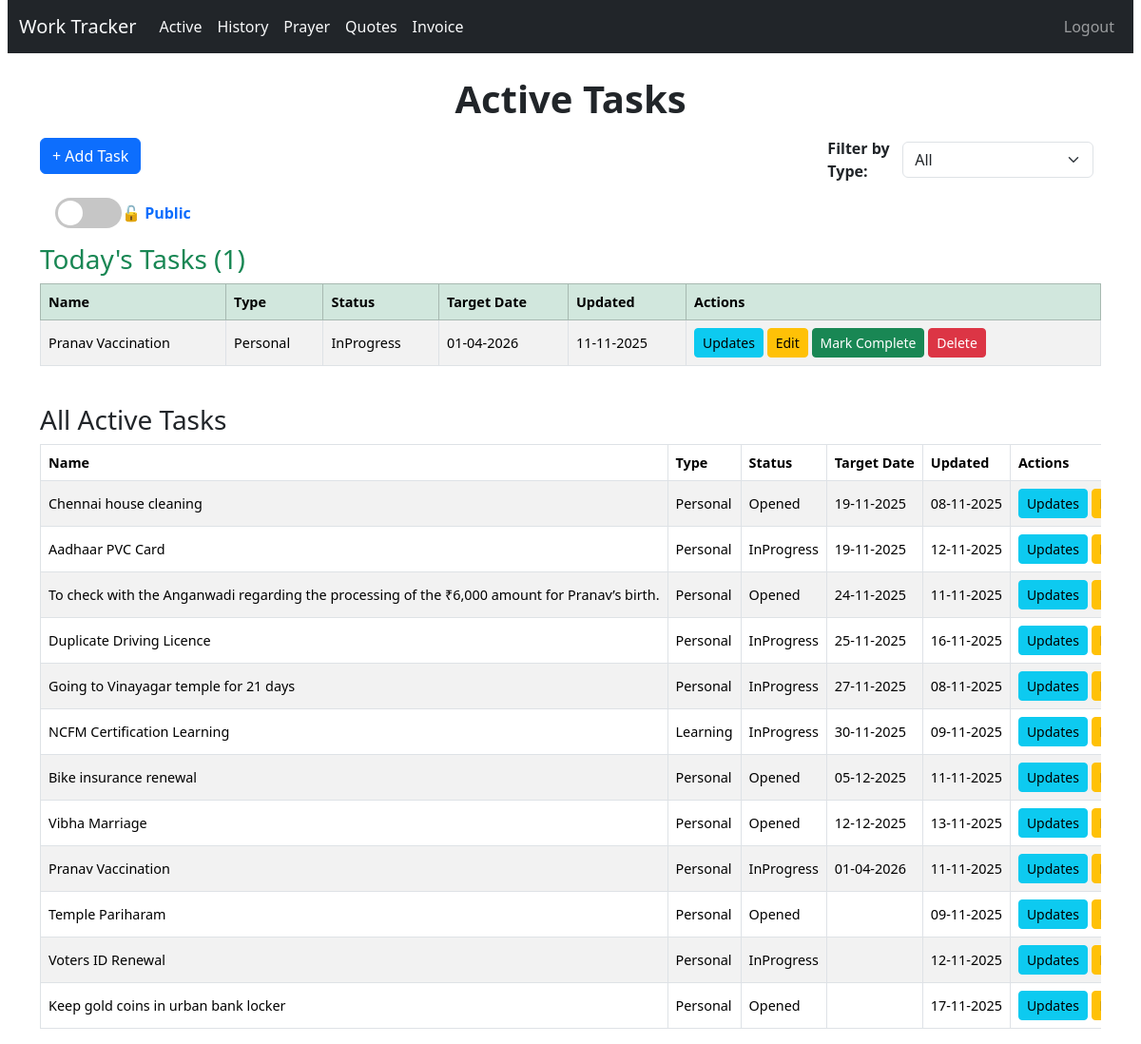
Page / (signed in) on the earlier database version.
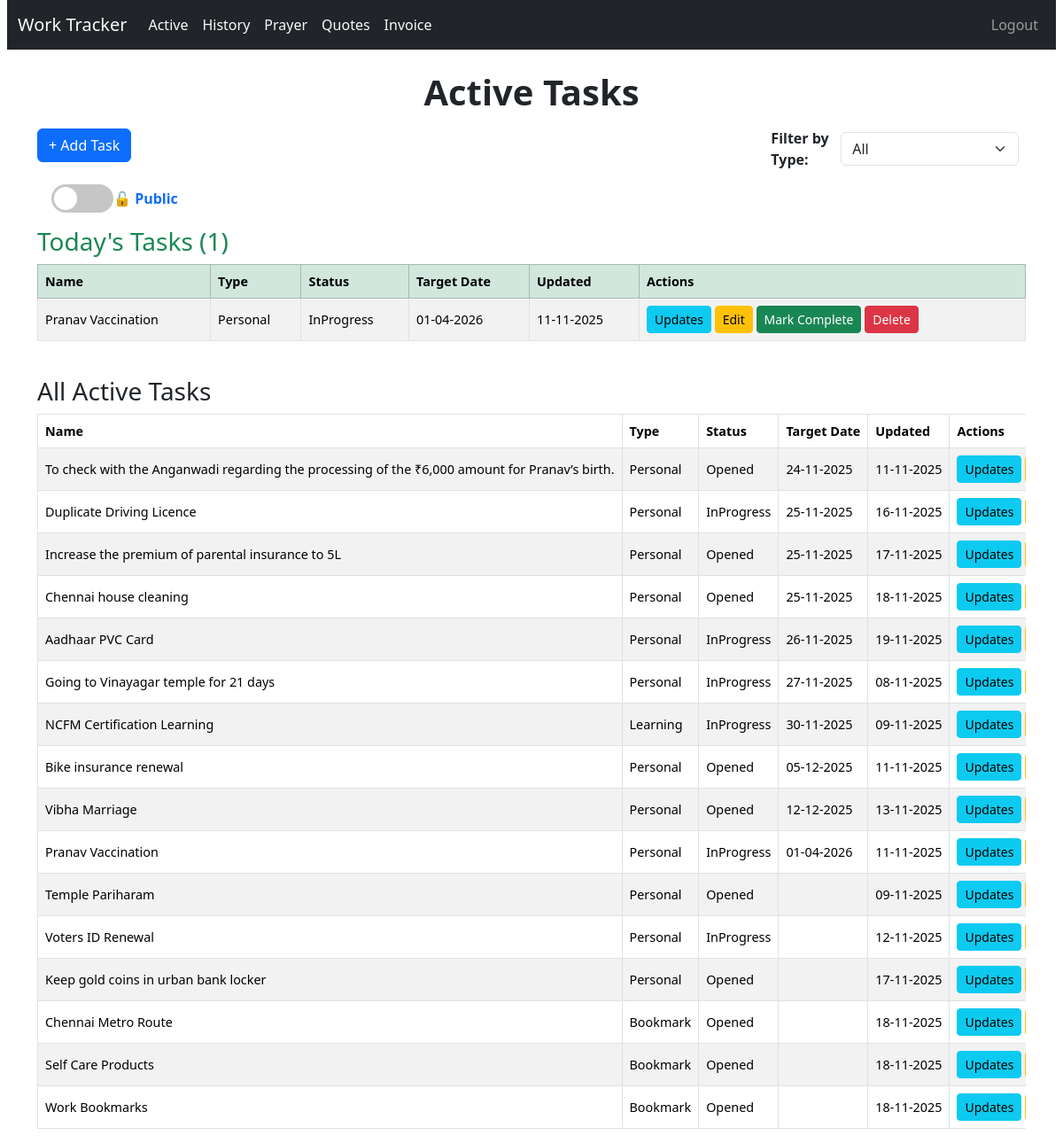
Same page on the later database version.
### tracker/models.py (models this page shows, shortened)
class Task(models.Model):
    STATUS_CHOICES = [
        ('Opened', 'Opened'),
        ('InProgress', 'In Progress'),
        ('Completed', 'Completed'),
    ]
    name = models.CharField(max_length=200)
    status = models.CharField(max_length=20, choices=STATUS_CHOICES, default='Opened')
    task_type = models.ForeignKey(TaskType, on_delete=models.CASCADE)
    started_date = models.DateField(auto_now_add=True)
    updated_date = models.DateField(auto_now=True)
    completed_date = models.DateField(null=True, blank=True)
    target_date = models.DateField(default=timezone.now, null=True, blank=True)
    is_private = models.BooleanField(default=False)

class TaskType(models.Model):
    name = models.CharField(max_length=50, unique=True)
    class Meta:
        ordering = ['name']

### tracker/views.py (the view)
# urls.py: path('', views.TaskListView.as_view(), name='task_list'),
class TaskListView(LoginRequiredMixin, ListView):
    model = Task
    template_name = 'tracker/task_list.html'
    context_object_name = 'tasks'
    def get_queryset(self):
        queryset = Task.objects.exclude(status='Completed')
        view_mode = self.request.GET.get('view', 'public')
        if view_mode == "public":
            queryset = queryset.filter(is_private=False)
        elif view_mode == "private":
            queryset = queryset.filter(is_private=True)
        task_type_id = self.request.GET.get('task_type')
        if task_type_id:
            queryset = queryset.filter(task_type_id=task_type_id)
        return queryset.order_by(F('target_date').asc(nulls_last=True), 'updated_date', 'name')
    def get_context_data(self, **kwargs):
        context = super().get_context_data(**kwargs)
        task_type_id = self.request.GET.get('task_type')
        context['task_types'] = TaskType.objects.all()
        context['selected_type'] = int(task_type_id) if task_type_id else None
        view_mode = self.request.GET.get('view', 'public')
        context['view_mode'] = view_mode
        today = timezone.localdate()
        today_tasks = Task.objects.filter(
            target_date=today
        ).exclude(status='Completed')
        if view_mode == "public":
            today_tasks = today_tasks.filter(is_private=False)
        elif view_mode == "private":
            today_tasks = today_tasks.filter(is_private=True)
        if task_type_id:
            today_tasks = today_tasks.filter(task_type_id=task_type_id)
        context['today_tasks'] = today_tasks.order_by('name')
        return context

### templates/tracker/task_list.html (shortened to what this page needs)
{% extends 'base.html' %}
{% load static %}
{% block style %}
<link rel="stylesheet" href="{% static 'css/task_list.css' %}">
{% endblock %}
{% block content %}
<h1>Active Tasks</h1>
<div class="d-flex flex-wrap align-items-center justify-content-between mb-3">
  <a href="{% url 'tracker:task_create' %}" class="btn btn-primary mb-2">+ Add Task</a>
  <form method="get" class="d-flex align-items-center">
    <label for="task_type" class="me-2 fw-bold">Filter by Type:</label>
    <select name="task_type" id="task_type" class="form-select me-2" style="min-width: 160px;" onchange="this.form.submit()">
      <option value="">All</option>
    </select>
  </form>
</div>
<div class="toggle-container mb-3 ms-3">
  <a href="?view={% if view_mode == 'public' %}private{% else %}public{% endif %}{% if selected_type %}&task_type={{ selected_type }}{% endif %}"
     class="text-decoration-none d-flex align-items-center">
    <div class="toggle-switch {% if view_mode == 'private' %}active{% endif %}">
      <div class="toggle-circle"></div>
    </div>
    <span class="toggle-label">
      {% if view_mode == 'private' %}
        🔒 Private
      {% else %}
        🔓 Public
      {% endif %}
    </span>
  </a>
</div>
{% if today_tasks %}
  <h3 class="text-success mb-2">Today's Tasks ({{ today_tasks|length }})</h3>
  <div class="table-responsive mb-4">
    <table class="table table-bordered table-striped align-middle text-nowrap">
      <thead class="table-success">
        <tr>
          <th>Name</th>
          <th>Type</th>
          <th>Status</th>
          <th>Target Date</th>
          <th>Updated</th>
          <th>Actions</th>
        </tr>
      </thead>
      <tbody>
        {% for task in today_tasks %}
        <tr>
          <td>{{ task.name }}</td>
          <td>{{ task.task_type.name }}</td>
          <td>{{ task.status }}</td>
          <td>{{ task.target_date|date:"d-m-Y" }}</td>
          <td>{{ task.updated_date|date:"d-m-Y" }}</td>
          <td>
            <a href="{% url 'tracker:update_list' task.id %}" class="btn btn-sm btn-info">Updates</a>
            <a href="{% url 'tracker:task_update' task.id %}" class="btn btn-sm btn-warning">Edit</a>
            <a href="{% url 'tracker:mark_task_complete' task.id %}" class="btn btn-sm btn-success">Mark Complete</a>
            <a href="{% url 'tracker:task_delete' task.id %}" class="btn btn-sm btn-danger">Delete</a>
          </td>
        </tr>
        {% endfor %}
      </tbody>
    </table>
  </div>
{% endif %}
<h3>All Active Tasks</h3>
<div class="table-responsive">
  <table class="table table-striped table-bordered align-middle text-nowrap">
    <thead>
      <tr>
        <th>Name</th>
        <th>Type</th>
        <th>Status</th>
        <th>Target Date</th>
        <th>Updated</th>
        <th>Actions</th>
      </tr>
    </thead>
    <tbody>
      {% for task in tasks %}
      <tr>
        <td>{{ task.name }}</td>
        <td>{{ task.task_type.name }}</td>
        <td>{{ task.status }}</td>
        <td>{{ task.target_date|date:"d-m-Y" }}</td>
        <td>{{ task.updated_date|date:"d-m-Y" }}</td>
        <td>
          <a href="{% url 'tracker:update_list' task.id %}" class="btn btn-sm btn-info">Updates</a>
          <a href="{% url 'tracker:task_update' task.id %}" class="btn btn-sm btn-warning">Edit</a>
        </td>
      </tr>
      {% empty %}
        <tr><td colspan="6" class="text-center text-muted">No tasks found</td></tr>
      {% endfor %}
    </tbody>
  </table>
</div>
{% endblock %}

### templates/base.html (shortened to what this page needs)
{% load static %}
<!DOCTYPE html>
<html>
<head>
  <link href="https://cdn.jsdelivr.net/npm/bootstrap@5.3.3/dist/css/bootstrap.min.css" rel="stylesheet">
  <link rel="stylesheet" href="https://cdn.jsdelivr.net/npm/bootstrap-icons@1.11.1/font/bootstrap-icons.css">
  <link rel="stylesheet" href="{% static 'css/base.css' %}">
  {% block style %}{% endblock %}
</head>
<body>
<nav class="navbar navbar-expand-lg navbar-dark bg-dark">
  <div class="container-fluid">
    <a class="navbar-brand text-light" href='{% url "tracker:task_list" %}'>Work Tracker</a>
    {% if request.user.is_authenticated %}
      <div class="collapse navbar-collapse" id="navbarNav">
        <ul class="navbar-nav">
          <li class="nav-item">
            <a class="nav-link text-light" href="{% url 'tracker:task_list' %}">Active</a>
          </li>
        </ul>
        <ul class="navbar-nav">
          <li class="nav-item">
            <a class="nav-link text-light" href="{% url 'tracker:task_history' %}">History</a>
          </li>
        </ul>
        <ul class="navbar-nav">
          <li class="nav-item">
            <a class="nav-link text-light" href="{% url 'tracker:prayer' %}">Prayer</a>
          </li>
        </ul>
        <ul class="navbar-nav">
          <li class="nav-item">
            <a class="nav-link text-light" href="{% url 'tracker:quotes' %}">Quotes</a>
          </li>
        </ul>
            <ul class="navbar-nav">
          <li class="nav-item">
            <a class="nav-link text-light" href="{% url 'invoice:invoice_form' %}">Invoice</a>
          </li>
        </ul>
      </div>
    {% endif %}
    <div class="collapse navbar-collapse" id="navbarNav">
      <ul class="navbar-nav ms-auto mb-2 mb-lg-0">
        {% if request.user.is_authenticated %}
        <li class="nav-item">
          <a class="nav-link" href='{% url "logout" %}'>Logout</a>
        </li>
        {% endif %}
      </ul>
    </div>
  </div>
</nav>
<div class="container">
  <br />
  {% block content %}{% endblock %}
</div>
</body>
</html>

### static/css/base.css (style rules this page uses)
body { padding: 0 8px; }
h1 { text-align: center; font-weight: 600; margin-bottom: 1rem; }
.table td, .table th { vertical-align: middle; font-size: 0.9rem; }

### static/css/task_list.css (style rules this page uses)
.toggle-container { display: flex; align-items: center; gap: 12px; cursor: pointer; }
.toggle-switch { position: relative; width: 70px; height: 32px; background: #c6c6c6; border-radius: 50px; transition: background 0.3s ease; }
.toggle-circle { position: absolute; top: 3px; left: 3px; width: 26px; height: 26px; background: white; border-radius: 50%; transition: transform 0.3s ease; }
.toggle-label { font-weight: bold; font-size: 1rem; display: flex; align-items: center; gap: 6px; }

Differences in the rows shown:
shown differently, row unchanged: Task (number 2 of 16 on the later page): moves up the list
shown differently, row unchanged: Task "Duplicate Driving Licence": moves up the list
added Task: name "Increase the premium of parental insurance to 5L", task_type.name "Personal", status "Opened", target_date "25-11-2025", updated_date "17-11-2025", shown under "All Active Tasks"
changed Task "Chennai house cleaning": target_date "19-11-2025" → "25-11-2025"; updated_date "08-11-2025" → "18-11-2025"
changed Task "Aadhaar PVC Card": target_date "19-11-2025" → "26-11-2025"; updated_date "12-11-2025" → "19-11-2025"
added Task: name "Chennai Metro Route", task_type.name "Bookmark", status "Opened", updated_date "18-11-2025", shown under "All Active Tasks"
added Task: name "Self Care Products", task_type.name "Bookmark", status "Opened", updated_date "18-11-2025", shown under "All Active Tasks"
added Task: name "Work Bookmarks", task_type.name "Bookmark", status "Opened", updated_date "18-11-2025", shown under "All Active Tasks"
